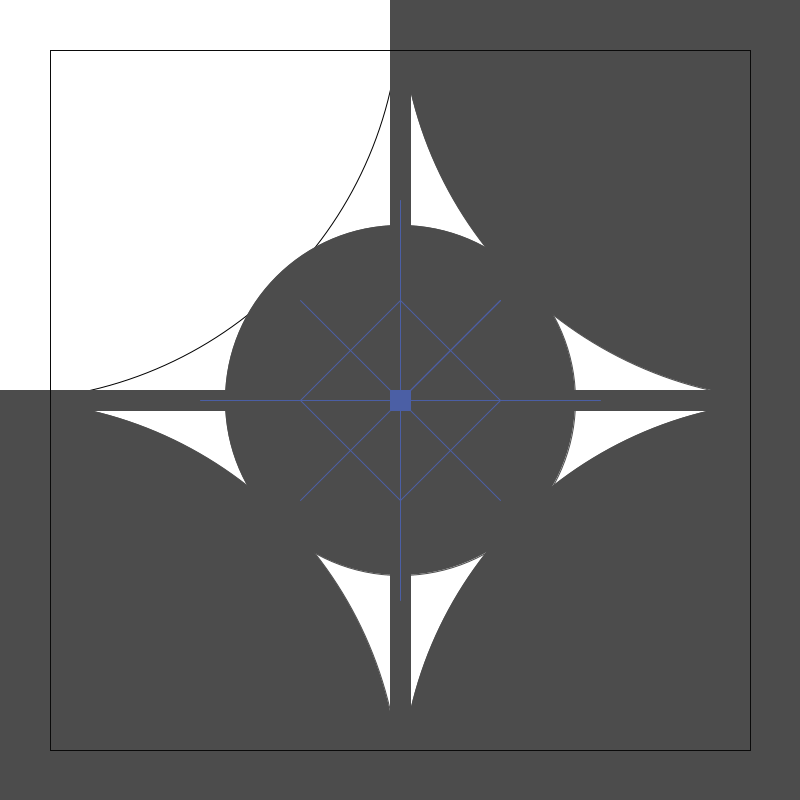
Frame 1 (no input)
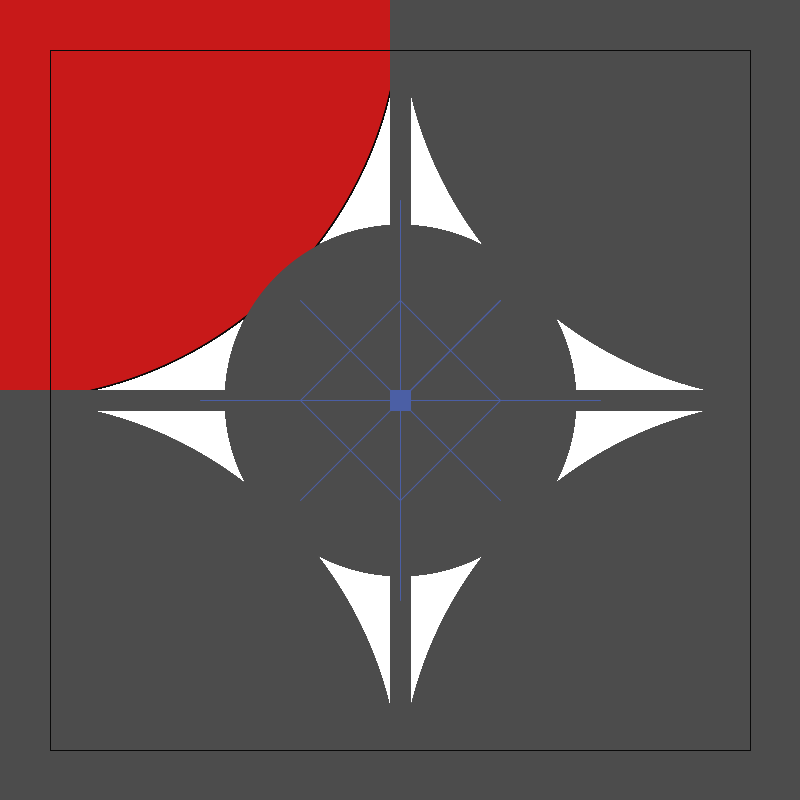
Frame 60 (the mouse pressed at the canvas centre just before this capture)
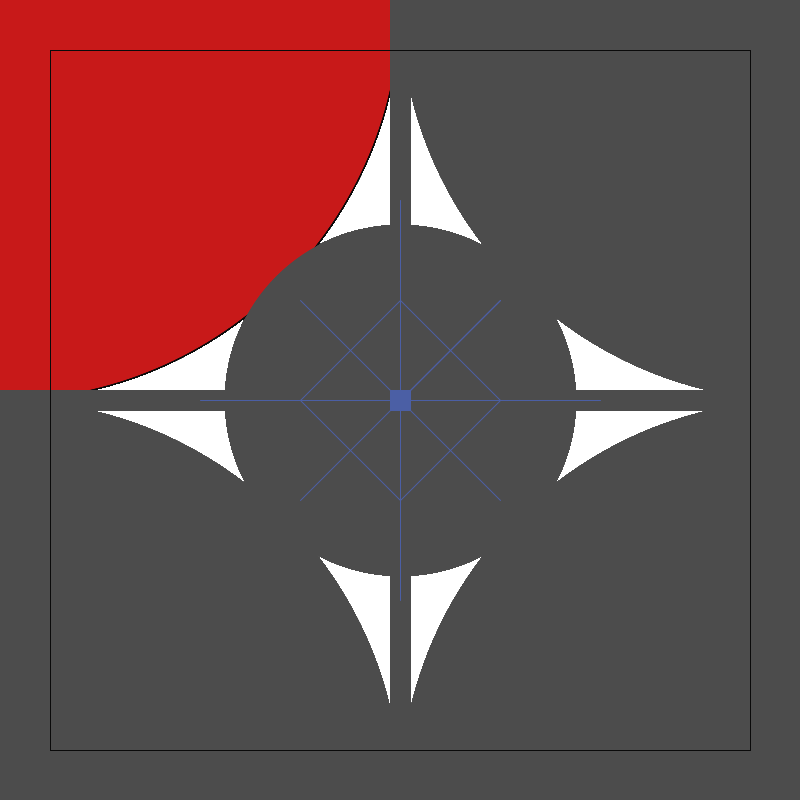
Frame 120 (the mouse held since frame 60 and released just before this capture)

The Processing sketch that drew these frames (run headless with seeded random() and noise(); from frame 60 on, the mouse is pressed at the canvas centre):

// Processing sketch: processing_144282
// ── processing_144282.pde

void setup () {
  size (800,800);
  background (255);
}
void draw () {
  ellipse (0,0,800,800);
  stroke (76);
  fill (76);
  ellipse (800,800,800,800);
  stroke (76);
  fill (76);
  ellipse (800,0,800,800);
  stroke (76);
  fill (76);
  ellipse (0,800,800,800);
  stroke (76);
  fill (76);
  ellipse (400,400,350,350);
  stroke (76);
  fill (76);
 rect (390,0,20,800);
  stroke(76);
  fill (76);
   rect (0,390,800,20);
  stroke(76);
  fill (76);
  rect (400,400,70,70);
  stroke (75,95,165);
  fill (75,95,165);
  line (400,600,400,200);
  line (600,400,200,400);
  line (300,300,400,400);
  line (400,300,300,400);
  
  line (400,400,500,500);
  line (500,400,400,500);
  
  line (500,300,400,400);
  line (400,300,500,400);
  
  line (500,300,300,500);
  line (300,400,400,500);
  
  rect (390,390,20,20);
  stroke (10,10,10);
 fill (200,25,25);
 
 line (750,750,750,50);
 line (50,50,750,50);
 line (750,750,50,750);
 line (50,50,50,750);
}
